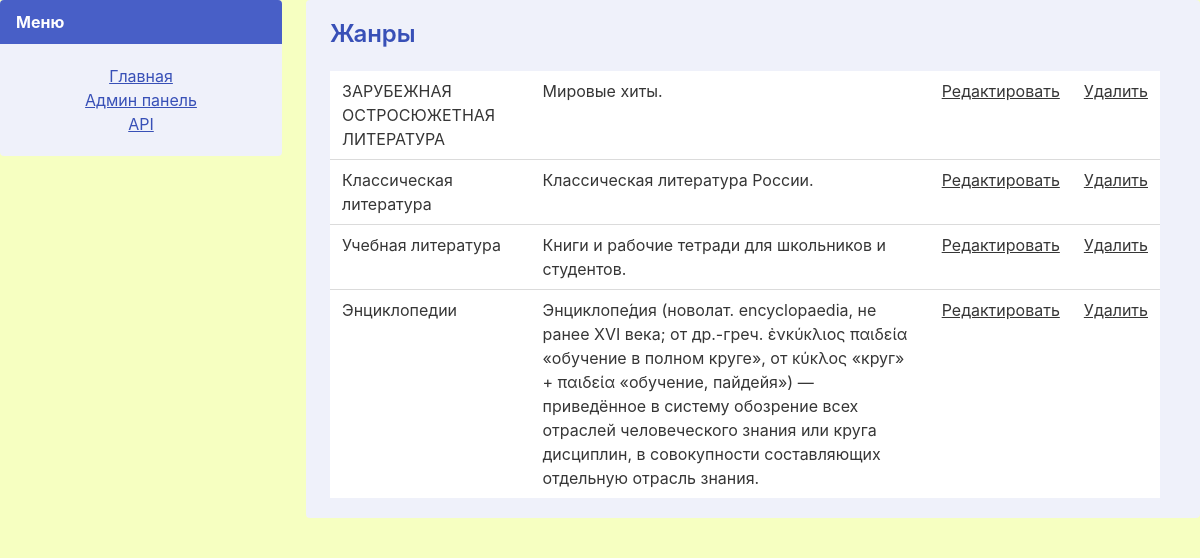
/workspace/genre_list, run on the app's committed database.
### web_client/models.py (models this page shows, shortened)
class BaseModel(models.Model):
    name = models.CharField(max_length=250, unique=True,
                            verbose_name="имя/название")
    slug = models.SlugField(max_length=250, unique=True, verbose_name="URL")
    description = models.TextField()
    class Meta:
        abstract = True
        ordering = ('name',)

class Genre(BaseModel):
    pass

### web_client/views/workspace.py (the view)
# urls.py: path('workspace/genre_list', views.genre_list_to_edit, name='genre_list'),
def genre_list_to_edit(request):
    context = ContextFactory().get_context(HendlerName.GENRE_LIST_TO_EDIT, request)
    return render(request, "list_to_edit.html", context=context)

### core/context_factories.py (called while the page is built)
    def genre_list_to_edit(self, request) -> dict:
        models = ReceiverData(model_name=ModelName.GENRE).get_all()
        url_interspersed = "genre"
        title = "Жанры"
        return {
            "models": models,
            "url_interspersed": url_interspersed,
            "title": title,
        }

### core/receive_data.py (called while the page is built)
    def get_all(self):
        return self.model.objects.all()

### web_client/templates/list_to_edit.html
{% extends "base.html" %}
{% block content %}
<div  class="notification is-link is-light" id="contetnt" >
    <p class="title is-4" >{{title}}</p>
    <table class="table">
        {% for item in models %}
            <tr>
                {% if item.name %}
                    <td>{{item.name}}</td>
                {% else %}
                    <td>{{item.title}}</td>
                {% endif %}
                <td>{{ item.description }}</td>
                <td> <a href="/{{url_interspersed}}_edit/{{item.slug}}"> Редактировать </a></td>
                <td> <a href="/{{url_interspersed}}_delite/{{item.slug}}"> Удалить </a></td>
            </tr>
        {% endfor %}
    </table>
</div>
{% endblock %}

### web_client/static/css/main.css (style rules this page uses)
body { background-color: rgb(246, 255, 193); background-size: 100%; min-height: 1000px; }

### data on the page
Genre: name "ЗАРУБЕЖНАЯ ОСТРОСЮЖЕТНАЯ ЛИТЕРАТУРА", description "Мировые хиты."
Genre: name "Классическая литература", description "Классическая литература России."
Genre: name "Учебная литература", description "Книги и рабочие тетради для школьников и студентов."
Genre: name "Энциклопедии", description "Энциклопе́дия (новолат. encyclopaedia, не ранее XVI века; от др.-греч. ἐνκύκλιος παιδεία «обучение в полном круге», от κύκλος «круг» + παιδεία «обучение, пайдейя») — приведённое в систему обозрение всех отраслей человеческого знания или круга дисциплин, в совокупности составляющих отдельную отрасль знания."

### other printed values
{{ title }} "Жанры"
